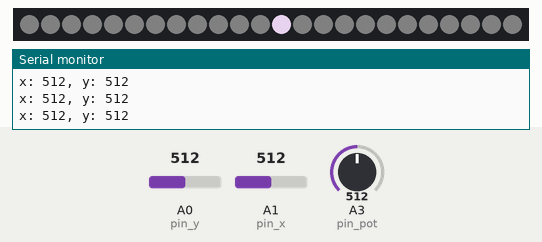
This sketch was run on a simulated Arduino Uno, built with avr-gcc and run on an emulated ATmega328P. Shown: 24 RGB LEDs in strip order, left to right, the last lines printed to the serial monitor. Inputs (shaded band) come from the test bench; at power-on: A0 (pin_y) = 512, A1 (pin_x) = 512, A3 (pin_pot) = 512. Dim RGB values are drawn brighter than linear.

Above: at 1.29 s.
1.3 s: A0 (pin_y) set to 716
At 1.39 s:
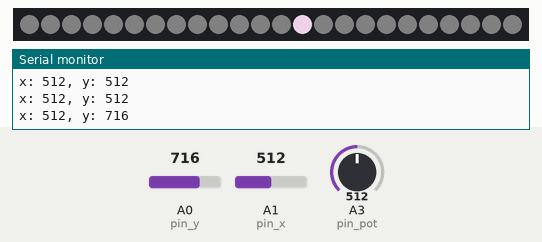
3.1 s: A1 (pin_x) set to 0
At 3.25 s:
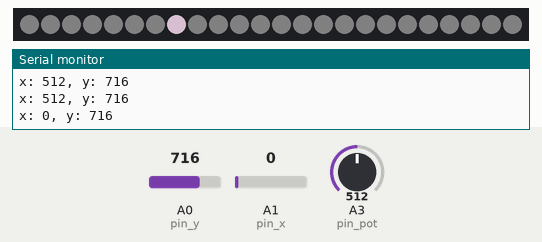
4.7 s: A3 (pin_pot) set to 716
At 4.8 s:
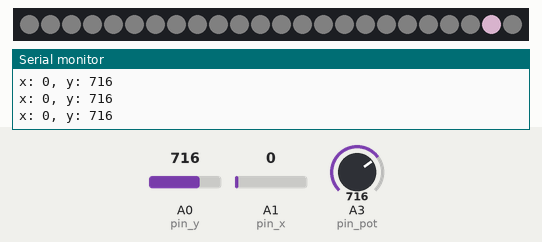
6.2 s: A1 (pin_x) set to 122
At 6.45 s:
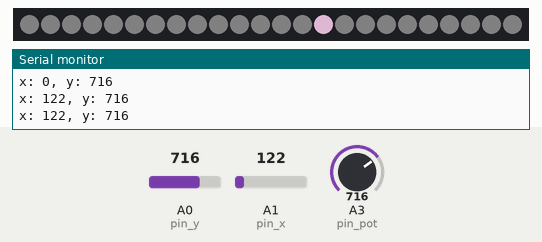
7.8 s: A0 (pin_y) set to 900
At 7.9 s:
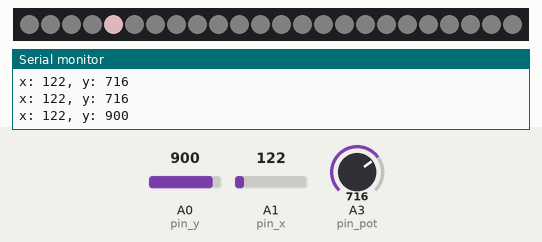
9.3 s: A0 (pin_y) set to 1023
At 9.45 s:
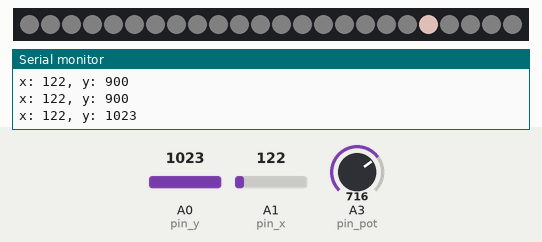

The sketch:

10_neopixel.ino
```cpp
#include <Adafruit_NeoPixel.h>

int pixels_count = 24;
byte pixels_pin = 6;

Adafruit_NeoPixel pixels(pixels_count, pixels_pin, NEO_GRB + NEO_KHZ800);

byte pin_x = A1;
byte pin_y = A0;
byte pin_pot = A3;

int x_value = 0;
int y_value = 0;
int pot_value = 0;

int current_pixel = 0;

void setup() {
  Serial.begin(9600);
  pixels.begin();
}

void loop() {
  x_value = analogRead(pin_x);  // V value, light intensity, 0..255
  y_value = analogRead(pin_y);  // H value, Hue (color), 0...65536
  pot_value = analogRead(pin_pot);  // S value, saturation, 0...255

  Serial.println("x: " + String(x_value) + ", y: " + String(y_value));

  int x_value_mapped = map(x_value, 950, 3020, 0, 255); // V value
  int y_value_mapped = map(y_value, 960, 3020, 0, 65536); // H value
  int pot_value_mapped = map(pot_value, 0, 4095, 0, 255); // S value

  pixels.clear();

  // pixels.setPixelColor(current_pixel, pixels.ColorHSV(y_value_mapped, pot_value_mapped, x_value_mapped));


  for(int i=0; i<pixels_count; i++) {
    if(i == current_pixel) {
      pixels.setPixelColor(i, pixels.ColorHSV(y_value_mapped, pot_value_mapped, x_value_mapped));
    }
    else {
      pixels.setPixelColor(i, pixels.ColorHSV(0, 0, 5));
    }
  }


  pixels.show();

  if(current_pixel == pixels_count - 1) {
    current_pixel = 0;
  }
  else {
    current_pixel++;
  }

  delay(100);

}
```
